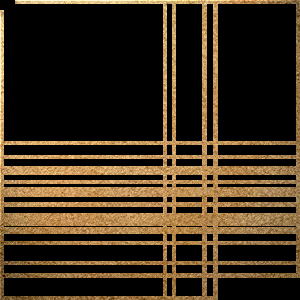
#> input picture minimap/extract_borders.bmp, 300 x 300 px
$ python map_gen.py
#> lines starting #> are read from the running program, lines starting #| are printed output that depends on the picture
### minimap/regression.py
import numpy as np
from sklearn.preprocessing import PolynomialFeatures


def poly_reg(source, target, degree):
    assert len(source) == len(target)
    n1 = len(source[0])
    assert all(n1 == len(e) for e in source)
    n2 = len(target[0])
    assert all(n2 == len(e) for e in target)

    source_vec = np.array(source).reshape(-1, n1)
    target_vec = np.array(target).reshape(-1, n2)

    poly = PolynomialFeatures(degree=degree, include_bias=True)
    source_poly = poly.fit_transform(source_vec)

    coeffs, _, _, _ = np.linalg.lstsq(source_poly, target_vec, rcond=None)

    num_features = source_poly.shape[1]
    coeffs = coeffs.reshape((num_features, 3))

    return coeffs


def apply_poly(source, coeffs, degree):
    n1 = len(source[0])
    assert all(n1 == len(e) for e in source)

    poly = PolynomialFeatures(degree=degree, include_bias=True)
    source_vec = np.array(source).reshape(-1, n1)
    source_poly = poly.fit_transform(source_vec)
    result_vec = source_poly.dot(coeffs)
    return result_vec


# [9 lines of commented-out code are left out]

### minimap/map_gen.py
import os
# os.chdir("../")

import cv2
import numpy as np

from minimap.regression import poly_reg, apply_poly

IMAGE = cv2.imread("extract_borders.bmp", cv2.IMREAD_UNCHANGED)
#> IMAGE is the input picture: shape (300, 300, 3); mean B, G, R 27, 44.5, 57.9
SUB_H = 1
SUB_W = 1
DEGREE = 3


def sub_image(y, x):
    sub = IMAGE[y:y+SUB_H, x:x+SUB_W]
    return sub


def has_black(_image):
    target_color = np.array([0, 0, 0], dtype=np.uint8)
    mask = np.all(_image == target_color, axis=-1)
    return np.any(mask)


def mean(image):
    mean_b = np.mean(image[:, :, 0])
    mean_g = np.mean(image[:, :, 1])
    mean_r = np.mean(image[:, :, 2])
    return mean_b, mean_g, mean_r


def bright_stdev(image):
    gray_image = cv2.cvtColor(image, cv2.COLOR_BGR2GRAY)
    stdev = np.std(gray_image)
    return stdev


def generate_image(_mean, _stdev, _height=SUB_H, _width=SUB_W):
    # generate empty image
    rop = np.zeros((_height, _width, 3), dtype=np.uint8)

    mean_b, mean_g, mean_r = _mean
    # generate chanel
    b_channel = np.full((_height, _width), mean_b, dtype=np.float32)
    g_channel = np.full((_height, _width), mean_g, dtype=np.float32)
    r_channel = np.full((_height, _width), mean_r, dtype=np.float32)

    bright = np.random.normal(0, _stdev, (_height, _width))

    # clip arrays to [0, 255]
    b_channel = np.clip(b_channel+bright, 0, 255).astype(np.uint8)
    g_channel = np.clip(g_channel+bright, 0, 255).astype(np.uint8)
    r_channel = np.clip(r_channel+bright, 0, 255).astype(np.uint8)

    # combine in the result image
    rop[:, :, 0] = b_channel
    rop[:, :, 1] = g_channel
    rop[:, :, 2] = r_channel

    return rop


h, w, _ = IMAGE.shape
#> h = 300; w = 300
source = []
target = []

for y in range(h-SUB_H+1):
    # print(f"{y}")
    for x in range(w-SUB_W+1):
        # print(f"{x=}")
        if not has_black((si:=sub_image(y, x))):
            source.append([x,y])
            target.append(mean(si))
#> this loop made 300 passes

c = poly_reg(source, target, DEGREE)
source = [[i,j] for i in range(int(h/SUB_H)) for j in range(int(w/SUB_W))]
rop = apply_poly(source, c, DEGREE).astype(np.uint8)
rop = rop.reshape(int(h/SUB_H), int(w/SUB_W), 3)
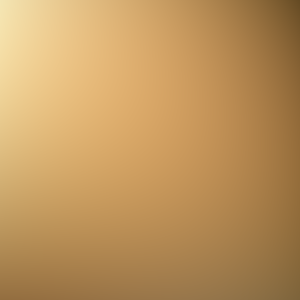
#> rop: shape (300, 300, 3); mean of channels 0, 1, 2 93.2, 149.7, 191.1; drawn as B, G, R

cv2.imwrite(f"gen_h{SUB_H}_w{SUB_W}_d{DEGREE}.bmp", rop)

# cv2.imshow("", rop)
# cv2.waitKey(0)
# cv2.destroyAllWindows()
